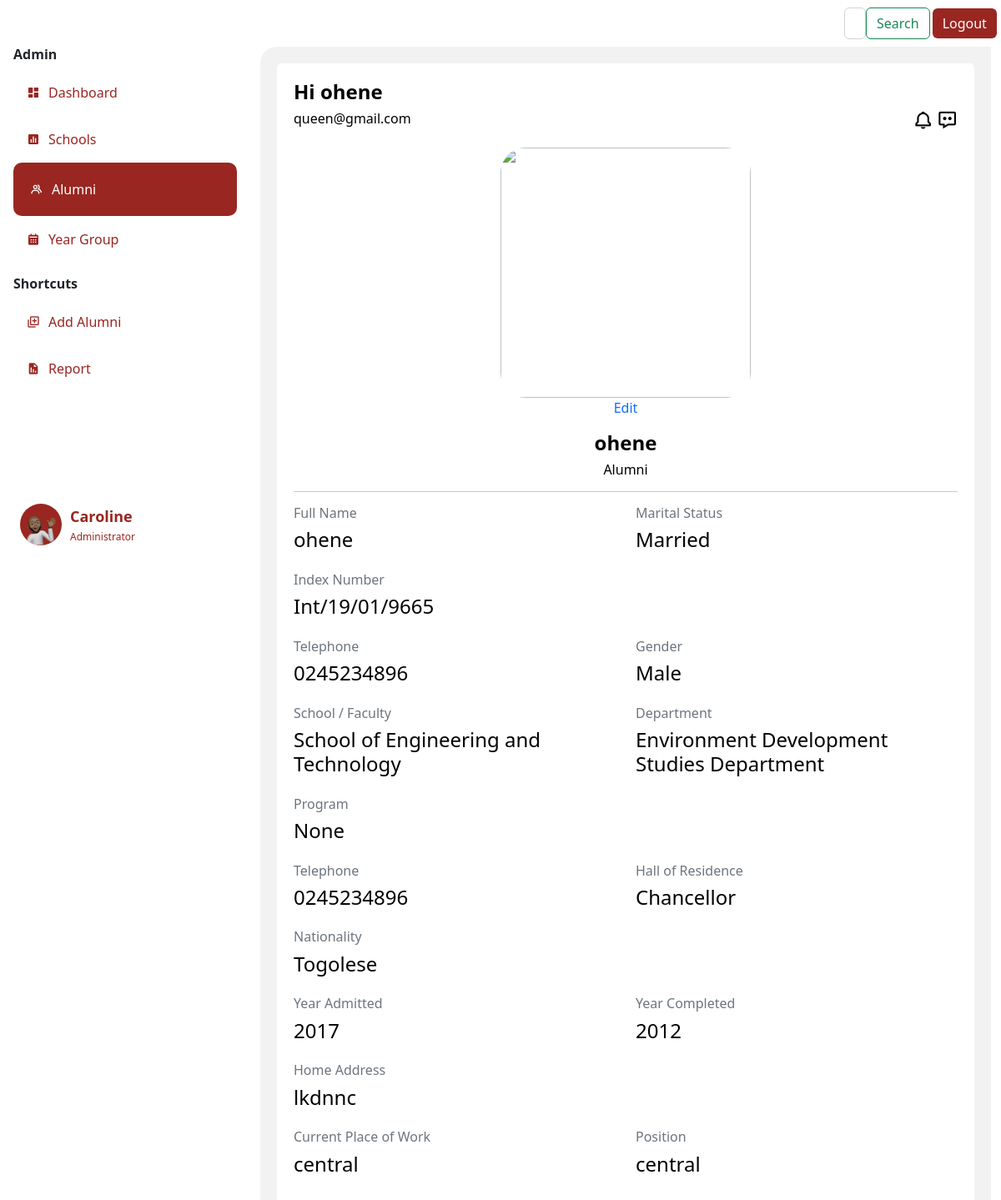
The page /list/1 (signed in) on the database its author committed.
### app.py (models this page shows, shortened)
class Person(db.Model, UserMixin):
    id= db.Column(db.Integer, primary_key=True)
    name= db.Column(db.String(200), nullable=True)
    yearCompleted= db.Column(db.String(200), nullable=True)
    nationality= db.Column(db.String(200), nullable=True)
    contact= db.Column(db.Integer(), nullable=True)
    email= db.Column(db.String(200), nullable=True)
    faculty= db.Column(db.String(200), nullable=True)
    hallofresidence= db.Column(db.String(200), nullable=True)
    password= db.Column(db.String(20))
    school= db.Column(db.String(20))
    email= db.Column(db.String(20), nullable=True)
    phone= db.Column(db.String(10), nullable=True )
    indexnumber=db.Column(db.String())
    password=db.Column(db.String)
    gender= db.Column(db.String()    )
    department= db.Column(db.String()    )
    program= db.Column(db.String()   )
    telephone= db.Column(db.String()   )
    admitted= db.Column(db.Integer()  )
    address= db.Column(db.String()   )
    work= db.Column(db.String()  )
    guardian= db.Column(db.String()  )
    kin= db.Column(db.String()   )
    relationship= db.Column(db.String()  )
    marital= db.Column(db.String()   )
    health= db.Column(db.String()    )
    form=db.Column(db.String())
    extra= db.Column(db.String()     )
    image_file = db.Column(db.String(20))
    def __repr__(self):
        return f"Person('{self.id}', {self.name}', {self.yearCompleted})"

class User(db.Model,UserMixin):
    id= db.Column(db.Integer, primary_key=True)
    fullname= db.Column(db.String()  )
    indexnumber= db.Column(db.Integer())
    gender= db.Column(db.String()    )
    school= db.Column(db.String()    )
    department= db.Column(db.String()    )
    program= db.Column(db.String()   )
    completed= db.Column(db.Integer()     )
    admitted= db.Column(db.Integer()  )
    email= db.Column(db.String()     )
    telephone= db.Column(db.String()     )
    hall= db.Column(db.String()  )
    nationality= db.Column(db.String()   )
    address= db.Column(db.String()   )
    work= db.Column(db.String()  )
    guardian= db.Column(db.String()  )
    kin= db.Column(db.String()   )
    relationship= db.Column(db.String()  )
    marital= db.Column(db.String()   )
    health= db.Column(db.String()    )
    extra= db.Column(db.String()     )
    image_file = db.Column(db.String(20))

### app.py (the view)
@app.route('/list/<int:userid>', methods=['GET', 'POST'])
@login_required
def list(userid):
    print("Fetching one")
    profile=User.query.get_or_404(userid)
    print(current_user)
    return render_template("profileid.html",current_user=current_user, profile=profile, title="list")

### forms.py
class Search(FlaskForm):
    searched = StringField('Searched', validators=[DataRequired()])
    submit = SubmitField('Search')

### app.py (called while the page is built)
@login_manager.user_loader
def load_user(user_id):
    return Person.query.get(int(user_id))

@app.context_processor
def base():
    form=Search()
    return dict(form=form)

### templates/profileid.html
{% extends 'layout.html' %}
{% block body %}
<div class="col-md" style=" background: #fff; border-radius: 5px; padding: 20px;">
    <div class="top">
      <h4><b>Hi {{profile.fullname}}</b> </h4>
    </div>
    <div class="down" style=" display: flex; grid-gap: 2px; justify-content: space-between;">
      <h6 style="color: black;">{{profile.email}}</h6>
      <div class="icons" style="color: black;">
          <i class='bx bx-bell bx-sm icon' ></i>
          <i class='bx bx-message-dots bx-sm icon' ></i>
      </div>
    </div>
    <div class="info" style="margin-top: 2vh; text-align: center;">
      <div class="info-pic" style="margin:auto;">
        {% if profile.image_file %}
          <img src= {{profile.image_file}}  style="width: 100%;  height:100%; object-fit:cover; border-radius: 30px;" >
          {% else %}
          <img src="https://www.pngitem.com/pimgs/m/30-307416_profile-icon-png-image-free-download-searchpng-employee.png" style="  width: 20%; background: #992621; border-radius: 70%;" >
        {% endif %}
      </div>
      <a href="/update/{{profile.id}}" style="text-decoration: none;">Edit </i></a>
      <div class="info-details" style=" margin-top: 2vh;">
        <h4><b> {{profile.fullname}}</b></h4>
        <h6 style="color: black;">Alumni </h6>
      </div>
    </div>
      <hr>
    <div class="info-more">
      <div class="row">
          <div class="col">
            <h6 class="text-muted">Full Name </h6>
            <h4 style="color: black; margin-bottom: 0;">{{profile.fullname}}</h4>
          </div>
          <div class="col">
            <h6 class="text-muted">Marital Status </h6>
            <h4 style="color: black; margin-bottom: 0;">{{profile.marital}}</h4>
          </div>
      </div>
    </div>
    <div class="info-more">
      <div class="row">
          <div class="col">
            <h6 class="text-muted">Index Number </h6>
            <h4 style="color: black; margin-bottom: 0;">{{profile.indexnumber}}</h4>
          </div>
      </div>
    </div>
    <div class="info-more">
        <div class="row">
            <div class="col">
              <h6 class="text-muted">Telephone </h6>
              <h4 style="color: black; margin-bottom: 0;">{{profile.telephone}}</h4>
            </div>
            <div class="col">
                <h6 class="text-muted">Gender </h6>
                <h4 style="color: black; margin-bottom: 0;">{{profile.gender}}</h4>
              </div>
        </div>
      </div>
    <div class="info-more">
      <div class="row">
          <div class="col">
            <h6 class="text-muted">School / Faculty </h6>
            <h4 style="color: black; margin-bottom: 0;">{{profile.school}}</h4>
          </div>
          <div class="col">
            <h6 class="text-muted">Department </h6>
            <h4 style="color: black; margin-bottom: 0;">{{profile.department}}</h4>
          </div>
      </div>
    </div>
    <div class="info-more">
        <div class="row">
            <div class="col">
              <h6 class="text-muted">Program</h6>
              <h4 style="color: black; margin-bottom: 0;">{{profile.program}}</h4>
            </div>
        </div>
      </div>
    <div class="info-more">
      <div class="row">
          <div class="col">
            <h6 class="text-muted">Telephone </h6>
            <h4 style="color: black; margin-bottom: 0;">{{profile.telephone}}</h4>
          </div>
          <div class="col">
            <h6 class="text-muted">Hall of Residence </h6>
            <h4 style="color: black; margin-bottom: 0;">{{profile.hall}}</h4>
          </div>
      </div>
    </div>
    <div class="info-more">
      <div class="row">
          <div class="col">
            <h6 class="text-muted">Nationality </h6>
            <h4 style="color: black; margin-bottom: 0;">{{profile.nationality}}</h4>
          </div>
      </div>
    </div>
    <div class="info-more">
        <div class="row">
            <div class="col">
              <h6 class="text-muted">Year Admitted </h6>
              <h4 style="color: black; margin-bottom: 0;">{{profile.admitted}}</h4>
            </div>
            <div class="col">
                <h6 class="text-muted">Year Completed </h6>
                <h4 style="color: black; margin-bottom: 0;">{{profile.completed}}</h4>
              </div>
        </div>
      </div>
    <div class="info-more">
      <div class="row">
          <div class="col">
            <h6 class="text-muted">Home Address </h6>
            <h4 style="color: black; margin-bottom: 0;">{{profile.address}}</h4>
          </div>
      </div>
    </div>
    <div class="info-more">
      <div class="row">
          <div class="col">
            <h6 class="text-muted">Current Place of Work </h6>
            <h4 style="color: black; margin-bottom: 0;">{{profile.work}}</h4>
          </div>
          <div class="col">
            <h6 class="text-muted">Position </h6>
            <h4 style="color: black; margin-bottom: 0;">{{profile.guardian}}</h4>
          </div>
      </div>
      </div>
    </div>
</div>
{% endblock body %}

### templates/layout.html (shortened to what this page needs)
<!doctype html>
<html lang="en">
  <head>
    <head>
    </head>
    <link rel="stylesheet" type="text/css" href="{{ url_for('static', filename='css/newstyle.css')}}">
    <link href="https://unpkg.com/aos@2.3.1/dist/aos.css" rel="stylesheet">
    <link href='https://unpkg.com/boxicons@2.1.2/css/boxicons.min.css' rel='stylesheet'>
    <link href="https://cdn.jsdelivr.net/npm/bootstrap@5.2.1/dist/css/bootstrap.min.css" rel="stylesheet">
  </head>
  <body>
      <nav class="navbar navbar-expand-lg sticky-top" style="background: #fff; ">
        <div class="container-fluid">
          <div class="collapse navbar-collapse me-2" id="navbarSupportedContent" style="width: 100%;">
            <form class="d-flex " role="search" method='POST' action='{{url_for('search')}}' >
              <input class="form-control " type="search" name='searched' placeholder="Search" aria-label="Search">
              <button class="btn btn-outline-success" type="submit">Search</button>
                </form>
            <button class="btn" style="color: #fff; background: #992621; border: none; margin-left: 3px;" type="logout">
              <a href="{{url_for('logout')}}" style="text-decoration: none; color: #fff;">Logout</a>
            </button>
          </div>
        </div>
      </nav>
      <div class="container-fluid" >
        <div class="row" >
            <div class="col-3 px-1 position-fixed" id="sticky-sidebar">
              <div class="container" >
                  <div class="side-menu">
                    <h6 class="divider"><b>Admin </b></h6>
                    {% if title == 'dashboard' %}
                    <div class="side-nav-button-active">
                      <i class='bx bxs-dashboard icon'></i>
                      <a href="/dashboard" class="side-nav-button-text">Dashboard</a>
                    </div>
                    {% else %}
                    <div class="side-nav-button">
                      <i class='bx bxs-dashboard icon'></i>
                      <a href="/dashboard" class="side-nav-button-text">Dashboard</a>
                    </div>
                    {% endif %}
                    {% if title == "newschools" %}
                    <div class="side-nav-button-active">
                      <i class='bx bxs-bar-chart-square icon'></i>
                      <a href="/newschools" class="side-nav-button-text">Schools</a>
                    </div>
                    {% else %}
                    <div class="side-nav-button">
                      <i class='bx bxs-bar-chart-square icon'></i>
                      <a href="/newschools" class="side-nav-button-text">Schools</a>
                    </div>
                    {% endif %}
                    {% if title == "list" %}
                    <div class="side-nav-button-active">
                      <i class='bx bx-group icon' ></i>
                      <a href="/list" class="side-nav-button-text">Alumni</a>
                    </div>
                    {% else %}
                    <div class="side-nav-button">
                      <i class='bx bx-group icon' ></i>
                      <a href="/list" class="side-nav-button-text">Alumni</a>
                    </div>
                    {% endif %}
                    {% if title == "year" %}
                    <div class="side-nav-button-active">
                      <i class='bx bxs-calendar icon' ></i>
                      <a href="/year" class="side-nav-button-text">Year Group</a>
                    </div>
                    {% else %}
                    <div class="side-nav-button">
                      <i class='bx bxs-calendar icon' ></i>
                      <a href="/year" class="side-nav-button-text">Year Group</a>
                    </div>
                    {% endif %}
                  </div>
                  <div class="side-menu">
                    <h6 class="divider" style="margin-top: 2vh;"><b>Shortcuts</b> </h6>
                    {% if title == "addalumni" %}
                      <div class="side-nav-button-active">
                        <i class='bx bx-add-to-queue icon' ></i>
                        <a href="/addalumni" class="side-nav-button-text">Add Alumni</a>
                      </div>
                      {% else %}
                      <div class="side-nav-button">
                        <i class='bx bx-add-to-queue icon' ></i>
                        <a href="/addalumni" class="side-nav-button-text">Add Alumni</a>
                      </div>
                    {% endif %}
                    {% if title == "newreport" %}
                    <div class="side-nav-button-active">
                      <i class='bx bxs-report icon' ></i>
                      <a href="/newreport" class="side-nav-button-text">Report</a>
                    </div>
                    {% else %}
                    <div class="side-nav-button">
                      <i class='bx bxs-report icon' ></i>
                      <a href="/newreport" class="side-nav-button-text">Report</a>
                    </div>
                    {% endif %}
                  </div>
                  <div class="profile-details" style=" bottom: 0; padding-top: 50%;">
                    <div class="elipse" style="background: #992621; border-radius: 50%;">
                      <img src="static/img/memoji.png" alt="" width="100%" >
                    </div>
                    <div class="profile-info" style="padding-left: 10px;">
                      <div class="profile-name"><b>{{current_user.name}}</b> </div>
                      <div class="title">Administrator</div>
                    </div>
                  </div>
        </div>
            </div>
            <div class="col offset-3" id="main">
              <div class="container" style="background-color: #f2f2f2; padding: 20px; border-radius: 20px 0 0 0;">
              {% block body %}
              {% endblock%}
              </div>
            </div>
        </div>
</body>
</html>

### static/css/newstyle.css (style rules this page uses)
body { background: #f2f2f2; }
.side-nav-button { padding: 16px; background-color: #fff; border-radius: 10px; color: #992621; display: flex; align-items: center; }
h4 { color: black; }
.side-nav-button-text { margin: 0; padding-left: 10px; }
.side-nav-button-active { padding: 20px; background-color: #992621; border-radius: 10px; color: #fff; display: flex; align-items: center; }
.side-nav-button a { text-decoration: none; color: #992621; }
.side-nav-button-active a { text-decoration: none; color: #fff; }
.profile-details { border-radius: 10px; padding: 8px; display: flex; align-items: center; }
.elipse img { width: 50px; height: 50px; border-radius: 50%; }
.profile-name { color: #992621; font-size: 18px; font-weight: 500; margin-bottom: 2px; }
.title { font-size: 12px; color: #992621; font-weight: 400; }
.info-more { margin-bottom: 3vh; }
.info-pic { border-radius: 50%; width: 300px; height: 300px; text-align: center; }

### rows shown on the page
Person: name "Caroline"
User: fullname "ohene", email "queen@gmail.com", marital "Married", indexnumber "Int/19/01/9665", telephone "0245234896", gender "Male", school "School of Engineering and Technology", department "Environment Development Studies Department", program "None", hall "Chancellor", nationality "Togolese", admitted "2017", completed "2012", address "lkdnnc", work "central", guardian "central"
